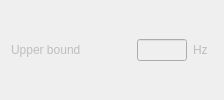
                    <widget class="QWidget" name="widget_stabTolFrequency_upperBound_SSI" native="true">
                     <property name="sizePolicy">
                      <sizepolicy hsizetype="Fixed" vsizetype="Fixed">
                       <horstretch>0</horstretch>
                       <verstretch>0</verstretch>
                      </sizepolicy>
                     </property>
                     <property name="minimumSize">
                      <size>
                       <width>100</width>
                       <height>0</height>
                      </size>
                     </property>
                     <layout class="QHBoxLayout" name="horizontalLayout_32">
                      <property name="topMargin">
                       <number>0</number>
                      </property>
                      <property name="bottomMargin">
                       <number>0</number>
                      </property>
                      <item>
                       <widget class="QLabel" name="label_stabTolFrequency_upperBound_SSI">
                        <property name="enabled">
                         <bool>false</bool>
                        </property>
                        <property name="sizePolicy">
                         <sizepolicy hsizetype="Fixed" vsizetype="Fixed">
                          <horstretch>0</horstretch>
                          <verstretch>0</verstretch>
                         </sizepolicy>
                        </property>
                        <property name="minimumSize">
                         <size>
                          <width>120</width>
                          <height>0</height>
                         </size>
                        </property>
                        <property name="text">
                         <string>Upper bound</string>
                        </property>
                        <property name="alignment">
                         <set>Qt::AlignJustify|Qt::AlignVCenter</set>
                        </property>
                       </widget>
                      </item>
                      <item alignment="Qt::AlignLeft">
                       <widget class="QLineEdit" name="lineEdit_stabTolFrequency_upperBound_SSI">
                        <property name="enabled">
                         <bool>false</bool>
                        </property>
                        <property name="sizePolicy">
                         <sizepolicy hsizetype="Fixed" vsizetype="Fixed">
                          <horstretch>0</horstretch>
                          <verstretch>0</verstretch>
                         </sizepolicy>
                        </property>
                        <property name="minimumSize">
                         <size>
                          <width>30</width>
                          <height>0</height>
                         </size>
                        </property>
                        <property name="maximumSize">
                         <size>
                          <width>50</width>
                          <height>16777215</height>
                         </size>
                        </property>
                        <property name="maxLength">
                         <number>8</number>
                        </property>
                       </widget>
                      </item>
                      <item alignment="Qt::AlignLeft">
                       <widget class="QLabel" name="label_stabTolFrequency_upperBoundUnits_SSI">
                        <property name="enabled">
                         <bool>false</bool>
                        </property>
                        <property name="sizePolicy">
                         <sizepolicy hsizetype="Fixed" vsizetype="Fixed">
                          <horstretch>0</horstretch>
                          <verstretch>0</verstretch>
                         </sizepolicy>
                        </property>
                        <property name="minimumSize">
                         <size>
                          <width>20</width>
                          <height>0</height>
                         </size>
                        </property>
                        <property name="text">
                         <string>Hz</string>
                        </property>
                       </widget>
                      </item>
                     </layout>
                    </widget>
